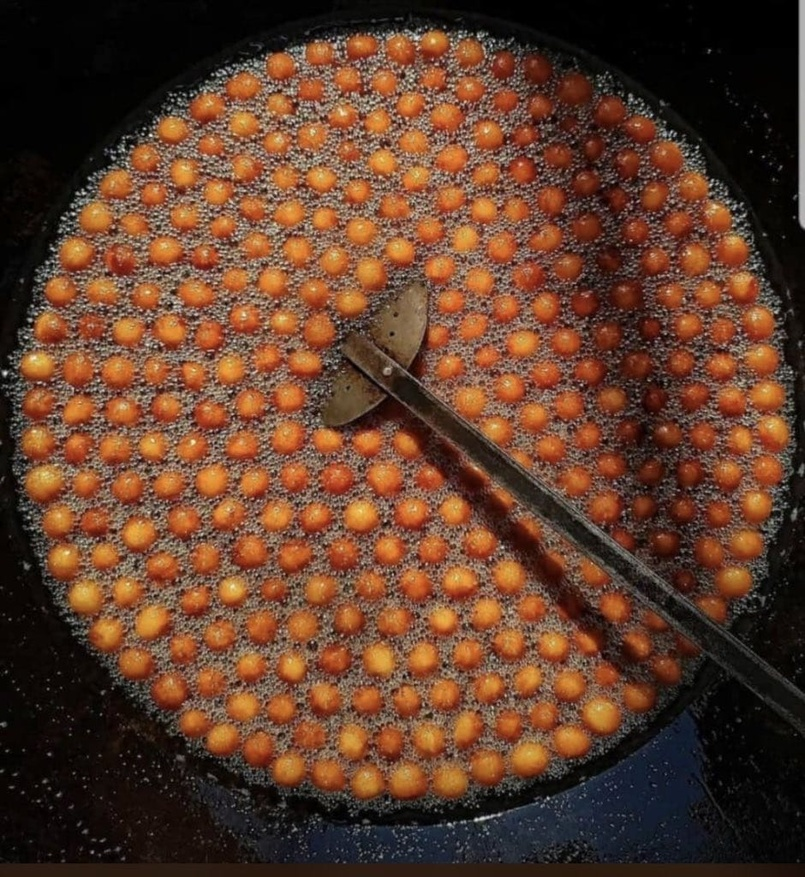
#> input picture ye.jpeg, 805 x 877 px, shrunk from 940 x 1024 before the run
$ python anontation.py
#> lines starting #> are read from the running program, lines starting #| are printed output that depends on the picture
import cv2
import numpy as np
from PIL import Image, ImageDraw, ImageFont
import os

INPUT_PATH = "ye.jpeg"
OUTPUT_PATH = "annotated_numbered.jpg"

DP = 1.2
MIN_DIST = 14
PARAM1 = 50
PARAM2 = 28
MIN_RADIUS = 6
MAX_RADIUS = 22

FONT_SIZE = 18
TEXT_COLOR = (255, 255, 255)
OUTLINE_COLOR = (0, 0, 0)
OUTLINE_WIDTH = 2


def detect_circles(image_bgr):
    gray = cv2.cvtColor(image_bgr, cv2.COLOR_BGR2GRAY)
    gray_blur = cv2.medianBlur(gray, 5)

    circles = cv2.HoughCircles(
        gray_blur,
        cv2.HOUGH_GRADIENT,
        dp=DP,
        minDist=MIN_DIST,
        param1=PARAM1,
        param2=PARAM2,
        minRadius=MIN_RADIUS,
        maxRadius=MAX_RADIUS,
    )

    if circles is None:
        return []

    circles = np.round(circles[0]).astype(int)
    return circles.tolist()


def group_rows(circles, tolerance=20):
    if not circles:
        return []

    circles_sorted = sorted(circles, key=lambda c: c[1])

    rows = []
    current_row = [circles_sorted[0]]

    for c in circles_sorted[1:]:
        if abs(c[1] - current_row[-1][1]) <= tolerance:
            current_row.append(c)
        else:
            rows.append(current_row)
            current_row = [c]

    rows.append(current_row)

    final_rows = [sorted(r, key=lambda c: c[0]) for r in rows]

    return final_rows


def draw_numbers(pil_img, rows):
    draw = ImageDraw.Draw(pil_img)

    try:
        font = ImageFont.truetype("DejaVuSans-Bold.ttf", FONT_SIZE)
    except:
        font = ImageFont.load_default()

    index = 1

    for row in rows:
        for (x, y, r) in row:
            s = str(index)

            bbox = draw.textbbox((0, 0), s, font=font)
            w = bbox[2] - bbox[0]
            h = bbox[3] - bbox[1]

            tx = x - w // 2
            ty = y - h // 2

            for ox in range(-OUTLINE_WIDTH, OUTLINE_WIDTH + 1):
                for oy in range(-OUTLINE_WIDTH, OUTLINE_WIDTH + 1):
                    if ox != 0 or oy != 0:
                        draw.text((tx + ox, ty + oy), s, font=font, fill=OUTLINE_COLOR)

            draw.text((tx, ty), s, font=font, fill=TEXT_COLOR)

            index += 1

    return pil_img


def main():
    if not os.path.exists(INPUT_PATH):
        print("Image not found:", INPUT_PATH)
        return

    pil = Image.open(INPUT_PATH).convert("RGB")
#> pil is the input picture: PIL image 805x877 RGB; mean R, G, B 95.5, 60.8, 42.2
    bgr = cv2.cvtColor(np.array(pil), cv2.COLOR_RGB2BGR)

    circles = detect_circles(bgr)
#> in detect_circles, `gray = cv2.cvtColor(image_bgr, cv2.COLOR_BGR2GRAY)`:
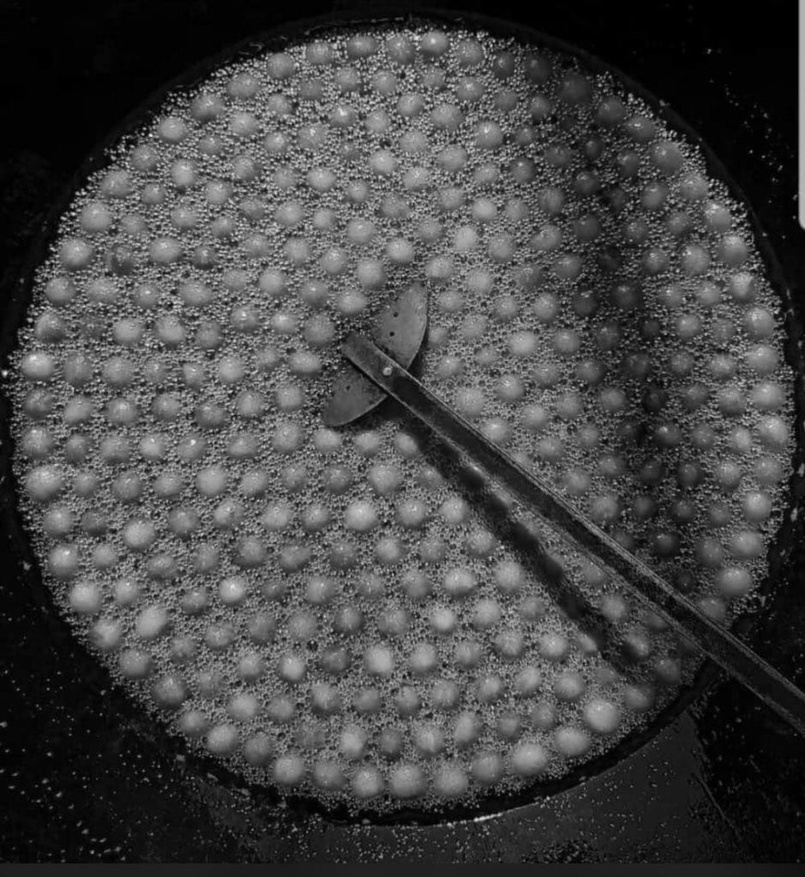
#> gray: shape (877, 805); min 0, max 239, mean 69
#> in detect_circles, `circles = cv2.HoughCircles( gray_blur, cv2.HOUGH_GRADIENT, dp=DP, minD..`: circles = 338 rows, first 8: [293.4, 664.2, 21.24], [287.4, 396.6, 21.24], [294.6, 249, 21.24], [364.2, 781.8, 21.24], [541.8, 233.4, 21.24], [696.6, 259.8, 21.24], [60.6, 288.6, 19.92], [247.8, 79.8, 21.24]
#> in detect_circles, `circles = np.round(circles[0]).astype(int)`: circles = 338 rows, first 8: [293, 664, 21], [287, 397, 21], [295, 249, 21], [364, 782, 21], [542, 233, 21], [697, 260, 21], [61, 289, 20], [248, 80, 21]
#> circles = 338 items, first 6: [293, 664, 21], [287, 397, 21], [295, 249, 21], [364, 782, 21], [542, 233, 21], [697, 260, 21]
    print("Circles detected:", len(circles))
#| Circles detected: 338

    rows = group_rows(circles, tolerance=20)
#> in group_rows, `circles_sorted = sorted(circles, key=lambda c: c[1])`: circles_sorted = 338 items, first 6: [435, 38, 13], [464, 43, 12], [361, 49, 20], [319, 51, 21], [472, 55, 21], [428, 58, 20]
#> in group_rows, `current_row = [circles_sorted[0]]`: current_row = [[435, 38, 13]]
#> the loop in group_rows, `for c in circles_sorted[1:]:` made 337 passes
#> after the loop in group_rows, `for c in circles_sorted[1:]:`: rows = []
#> in group_rows, `final_rows = [sorted(r, key=lambda c: c[0]) for r in rows]`: final_rows = 1 item
#> rows = 1 item
    total = sum(len(r) for r in rows)
#> total = 338

    print("Rows detected:", len(rows))
#| Rows detected: 1
    print("Final total:", total)
#| Final total: 338

    annotated = draw_numbers(pil, rows)
#> the loop in draw_numbers, `for row in rows:` made 1 pass
#> after the loop in draw_numbers, `for row in rows:`: index = 339
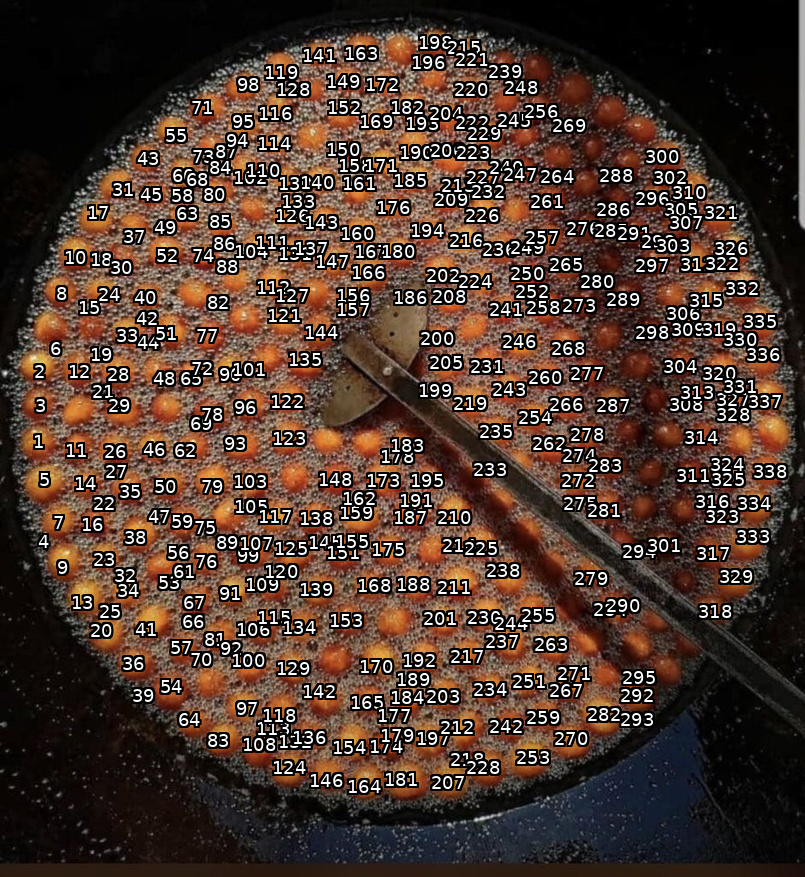
#> annotated: PIL image 805x877 RGB; mean R, G, B 77.1, 56.3, 46
    annotated.save(OUTPUT_PATH)

    print("Saved annotated image →", OUTPUT_PATH)


if __name__ == "__main__":
    main()

$ run again, with people.jpg copied over ye.jpeg
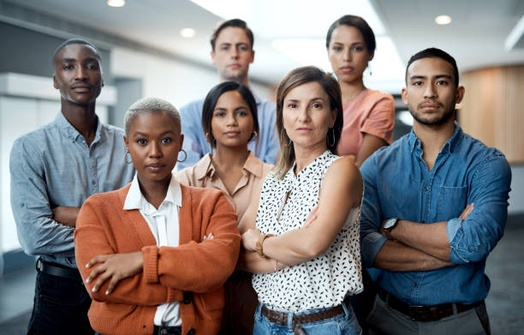
#> input picture people.jpg, 524 x 335 px, shrunk from 612 x 391 before the run
#> in main, pil is the input picture: PIL image 524x335 RGB; mean R, G, B 131.3, 124.7, 124.1
#> in detect_circles, `gray_blur = cv2.medianBlur(gray, 5)`:
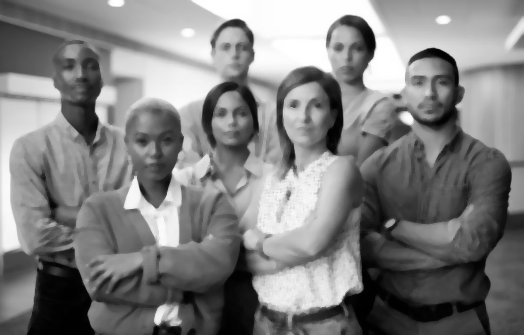
#> gray_blur: shape (335, 524); min 0, max 255, mean 127.6
#> in detect_circles, `circles = cv2.HoughCircles( gray_blur, cv2.HOUGH_GRADIENT, dp=DP, minD..`: circles = 34 rows, first 8: [379.8, 113.4, 21.24], [72.6, 189, 21.24], [219, 214.2, 21.24], [342.6, 268.2, 18.6], [348.6, 36.6, 21.24], [151.8, 120.6, 19.92], [489, 166.2, 18.6], [304.2, 125.4, 19.92]
#> in detect_circles, `circles = np.round(circles[0]).astype(int)`: circles = 34 rows, first 8: [380, 113, 21], [73, 189, 21], [219, 214, 21], [343, 268, 19], [349, 37, 21], [152, 121, 20], [489, 166, 19], [304, 125, 20]
#> in main, `circles = detect_circles(bgr)`: circles = 34 items, first 6: [380, 113, 21], [73, 189, 21], [219, 214, 21], [343, 268, 19], [349, 37, 21], [152, 121, 20]
#| Circles detected: 34
#> circles_sorted = 34 items, first 6: [349, 37, 21], [232, 43, 16], [423, 68, 16], [447, 89, 11], [230, 105, 15], [431, 106, 13]
#> in group_rows, `current_row = [circles_sorted[0]]`: current_row = [[349, 37, 21]]
#> the loop in group_rows, `for c in circles_sorted[1:]:` made 33 passes
#> current_row on passes 2, 3, 25: [[423, 68, 16]], [[447, 89, 11]], [[51, 241, 8]]
#> after the loop in group_rows, `for c in circles_sorted[1:]:`: rows = 3 items
#> final_rows = 4 items
#> total = 34
#| Rows detected: 4
#| Final total: 34
#> the loop in draw_numbers, `for row in rows:` made 4 passes
#> row on passes 1 to 2: [[232, 43, 16], [349, 37, 21]], [[423, 68, 16]]
#> after the loop in draw_numbers, `for row in rows:`: index = 35
#> in main, `annotated = draw_numbers(pil, rows)`:
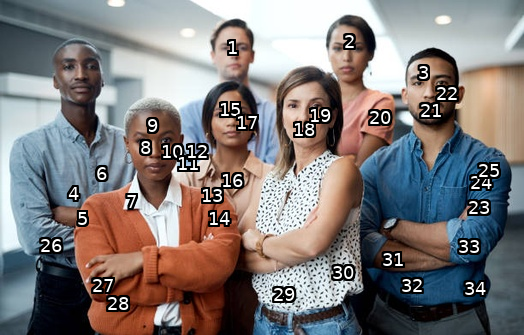
#> annotated: PIL image 524x335 RGB; mean R, G, B 127.9, 122.1, 121.6
